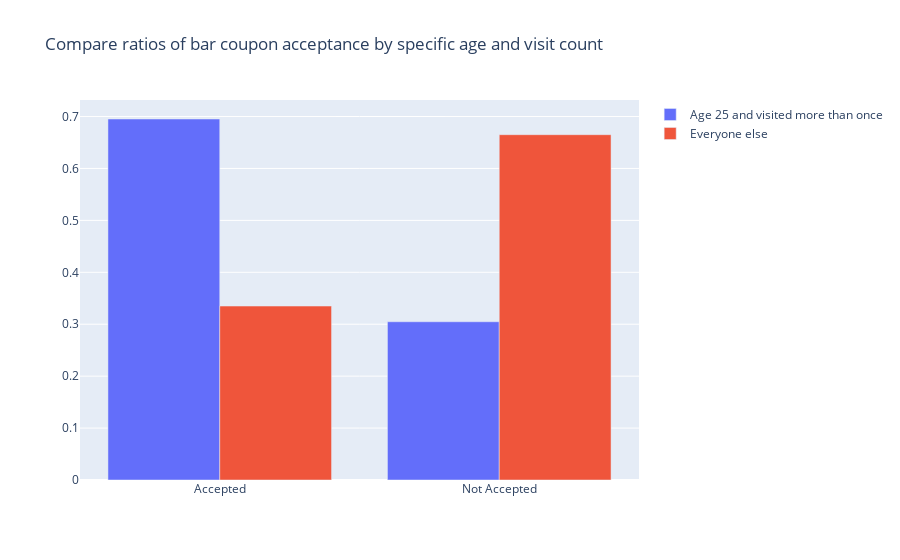

The cell this chart's notebook holds for it:
### Code cell
branches = ['Accepted' , 'Not Accepted']
ratio_bar_coupons_age25 = data_accepted_bar_coupons_age25_morethanonce.shape[0] / data_bar_coupons_age25_morethanonce.shape[0]
trace1 = go.Bar(
   x = branches,
   y = [ratio_bar_coupons_age25,1-ratio_bar_coupons_age25],
   name = 'Age 25 and visited more than once'
)
ratio_bar_coupons_not_age25 = data_accepted_not_bar_coupons_age25_morethanonce.shape[0] / data_not_bar_coupons_age25_morethanonce.shape[0]
trace2 = go.Bar(
   x = branches,
   y =  [ratio_bar_coupons_not_age25, 1-ratio_bar_coupons_not_age25],
   name = 'Everyone else'
)
data = [trace1, trace2]
layout = go.Layout(barmode = 'group', title = "Compare ratios of bar coupon acceptance by specific age and visit count")
fig = go.Figure(data = data, layout = layout)
fig.show()

### Figure 1 — Plotly figure (JSON) as saved in the notebook; plotly's stock layout.template omitted (floating-point values rounded to 4 significant figures)
{"data": [{"name": "Age 25 and visited more than once", "type": "bar", "x": ["Accepted", "Not Accepted"], "y": [0.6952, 0.3048]}, {"name": "Everyone else", "type": "bar", "x": ["Accepted", "Not Accepted"], "y": [0.335, 0.665]}], "layout": {"barmode": "group", "title": {"text": "Compare ratios of bar coupon acceptance by specific age and visit count"}}}
